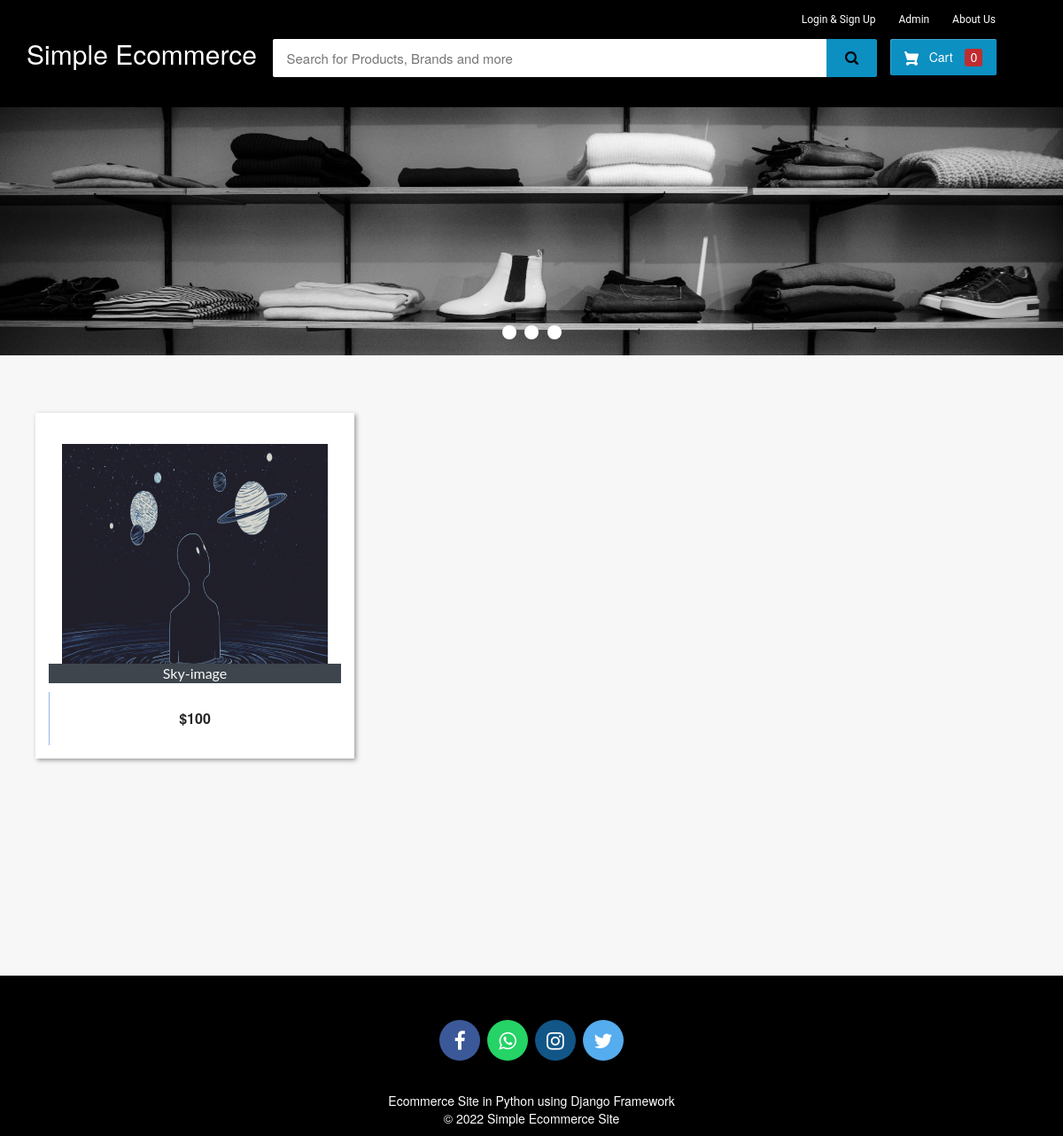
The page / on the database its author committed.
### ecom/models.py (models this page shows, shortened)
class Product(models.Model):
    name=models.CharField(max_length=40)
    product_image= models.ImageField(upload_to='product_image/',null=True,blank=True)
    price = models.PositiveIntegerField()
    description=models.CharField(max_length=400)
    phone=models.CharField(max_length=20)

### ecom/views.py (the view)
# urls.py: path('',views.home_view,name=''),
def home_view(request):
    products=models.Product.objects.all()
    if 'product_ids' in request.COOKIES:
        product_ids = request.COOKIES['product_ids']
        counter=product_ids.split('|')
        product_count_in_cart=len(set(counter))
    else:
        product_count_in_cart=0
    if request.user.is_authenticated:
        return HttpResponseRedirect('afterlogin')
    return render(request,'ecom/index.html',{'products':products,'product_count_in_cart':product_count_in_cart})

### templates/ecom/index.html (shortened to what this page needs)
{% extends 'ecom/homebase.html' %}
{% load static %}
{% block content %}
<div class="row">
  <div class="col-md-12">
    <div class="slider-container">
      <div class="menu">
        <label for="slide-dot-1"></label>
        <label for="slide-dot-2"></label>
        <label for="slide-dot-3"></label>
      </div>
        <div class="slide slide-1"></div>
    </div>
  </div>
</div>
{%if products%}
<br>
  <div class="row">
      {% for p in products %}
      <div class="column">
      <div class="container page-wrapper" style="width: 450px;">
        <div class="page-inner">
          <div class="row">
            <div class="el-wrapper">
              <div class="box-up">
                <img class="img" src="{% static p.product_image.url %}" alt="product pic" height="300px" width="300px">
                <div class="img-info">
                  <div class="info-inner">
                    <span style="background-color:#3e454c; color:fbfbfb;"class="p-company">{{p.name}}</span>
                  </div>
                </div>
              </div>
              <div class="box-down">
                <a class="cart" href="{% url 'add-to-cart' p.id  %}">
                  <span class="price">${{p.price}}</span>
                  <span class="add-to-cart">
                    <span class="txt"><i class="fa fa-shopping-cart"></i> Add To Cart</span>
                  </span>
                </a>
              </div>
            </div>
          </div>
        </div>
      </div>
      </div>
  {% endfor %}
</div>
{%else%}
<h3 style="text-align:center; color:#3E454C;">No Search Found</h3>
{%endif%}
<br><br><br>
<br><br><br><br><br><br><br><br><br><br><br><br>
{% endblock content %}

### templates/ecom/homebase.html (style rules this page uses)
body { background-color: #f7f7f7; }
.menu { cursor: pointer }
.fa { font-size: 23px; width: 2em; height: 2em; text-align: center; text-decoration: none; margin: 5px 2px; border-radius: 50%; padding-top: 0.5em; }

### rows shown on the page
Product: product_image (picture), name "Sky-image", price "100"

### other values the page prints
{{ product_count_in_cart }} "0"
